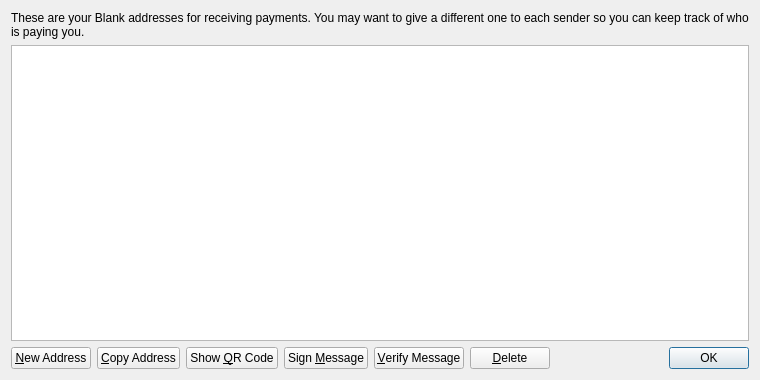
<?xml version="1.0" encoding="UTF-8"?>
<ui version="4.0">
 <class>AddressBookPage</class>
 <widget class="QWidget" name="AddressBookPage">
  <property name="geometry">
   <rect>
    <x>0</x>
    <y>0</y>
    <width>760</width>
    <height>380</height>
   </rect>
  </property>
  <property name="windowTitle">
   <string>Address Book</string>
  </property>
  <layout class="QVBoxLayout" name="verticalLayout">
   <item>
    <widget class="QLabel" name="labelExplanation">
     <property name="text">
      <string>These are your Blank addresses for receiving payments. You may want to give a different one to each sender so you can keep track of who is paying you.</string>
     </property>
     <property name="textFormat">
      <enum>Qt::PlainText</enum>
     </property>
     <property name="wordWrap">
      <bool>true</bool>
     </property>
    </widget>
   </item>
   <item>
    <widget class="QTableView" name="tableView">
     <property name="contextMenuPolicy">
      <enum>Qt::CustomContextMenu</enum>
     </property>
     <property name="toolTip">
      <string>Double-click to edit address or label</string>
     </property>
     <property name="tabKeyNavigation">
      <bool>false</bool>
     </property>
     <property name="selectionMode">
      <enum>QAbstractItemView::SingleSelection</enum>
     </property>
     <property name="selectionBehavior">
      <enum>QAbstractItemView::SelectRows</enum>
     </property>
     <property name="sortingEnabled">
      <bool>true</bool>
     </property>
     <attribute name="verticalHeaderVisible">
      <bool>false</bool>
     </attribute>
    </widget>
   </item>
   <item>
    <layout class="QHBoxLayout" name="horizontalLayout">
     <item>
      <widget class="QPushButton" name="newAddressButton">
       <property name="toolTip">
        <string>Create a new address</string>
       </property>
       <property name="text">
        <string>&amp;New Address</string>
       </property>
      </widget>
     </item>
     <item>
      <widget class="QPushButton" name="copyToClipboard">
       <property name="toolTip">
        <string>Copy the currently selected address to the system clipboard</string>
       </property>
       <property name="text">
        <string>&amp;Copy Address</string>
       </property>
      </widget>
     </item>
     <item>
      <widget class="QPushButton" name="showQRCode">
       <property name="text">
        <string>Show &amp;QR Code</string>
       </property>
      </widget>
     </item>
     <item>
      <widget class="QPushButton" name="signMessage">
       <property name="toolTip">
        <string>Sign a message to prove you own a Blank address</string>
       </property>
       <property name="text">
        <string>Sign &amp;Message</string>
       </property>
      </widget>
     </item>
     <item>
      <widget class="QPushButton" name="verifyMessage">
       <property name="toolTip">
        <string>Verify a message to ensure it was signed with a specified Blank address</string>
       </property>
       <property name="text">
        <string>&amp;Verify Message</string>
       </property>
      </widget>
     </item>
     <item>
      <widget class="QPushButton" name="deleteButton">
       <property name="toolTip">
        <string>Delete the currently selected address from the list</string>
       </property>
       <property name="text">
        <string>&amp;Delete</string>
       </property>
      </widget>
     </item>
     <item>
      <spacer name="horizontalSpacer">
       <property name="orientation">
        <enum>Qt::Horizontal</enum>
       </property>
       <property name="sizeHint" stdset="0">
        <size>
         <width>40</width>
         <height>20</height>
        </size>
       </property>
      </spacer>
     </item>
     <item>
      <widget class="QDialogButtonBox" name="buttonBox">
       <property name="sizePolicy">
        <sizepolicy hsizetype="Maximum" vsizetype="Fixed">
         <horstretch>0</horstretch>
         <verstretch>0</verstretch>
        </sizepolicy>
       </property>
       <property name="standardButtons">
        <set>QDialogButtonBox::Ok</set>
       </property>
      </widget>
     </item>
    </layout>
   </item>
  </layout>
 </widget>
 <resources>
  <include location="../bitcoin.qrc"/>
 </resources>
 <connections/>
</ui>
